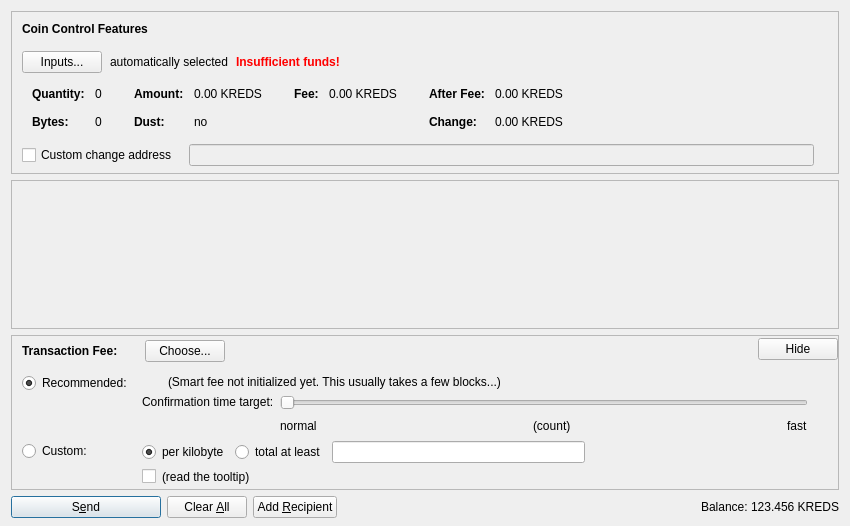
<?xml version="1.0" encoding="UTF-8"?>
<ui version="4.0">
 <class>SendCoinsDialog</class>
 <widget class="QDialog" name="SendCoinsDialog">
  <property name="geometry">
   <rect>
    <x>0</x>
    <y>0</y>
    <width>850</width>
    <height>526</height>
   </rect>
  </property>
  <property name="windowTitle">
   <string>Send Coins</string>
  </property>
  <layout class="QVBoxLayout" name="verticalLayout" stretch="0,1,0,0">
   <property name="bottomMargin">
    <number>8</number>
   </property>
   <item>
    <widget class="QFrame" name="frameCoinControl">
     <property name="sizePolicy">
      <sizepolicy hsizetype="Expanding" vsizetype="Expanding">
       <horstretch>0</horstretch>
       <verstretch>0</verstretch>
      </sizepolicy>
     </property>
     <property name="maximumSize">
      <size>
       <width>16777215</width>
       <height>16777215</height>
      </size>
     </property>
     <property name="frameShape">
      <enum>QFrame::StyledPanel</enum>
     </property>
     <property name="frameShadow">
      <enum>QFrame::Sunken</enum>
     </property>
     <layout class="QVBoxLayout" name="verticalLayoutCoinControl2">
      <property name="spacing">
       <number>0</number>
      </property>
      <property name="leftMargin">
       <number>0</number>
      </property>
      <property name="topMargin">
       <number>0</number>
      </property>
      <property name="rightMargin">
       <number>0</number>
      </property>
      <property name="bottomMargin">
       <number>6</number>
      </property>
      <item>
       <layout class="QVBoxLayout" name="verticalLayoutCoinControl" stretch="0,0,0,0,1">
        <property name="spacing">
         <number>0</number>
        </property>
        <property name="leftMargin">
         <number>10</number>
        </property>
        <property name="topMargin">
         <number>10</number>
        </property>
        <item>
         <layout class="QHBoxLayout" name="horizontalLayoutCoinControl1">
          <property name="bottomMargin">
           <number>15</number>
          </property>
          <item>
           <widget class="QLabel" name="labelCoinControlFeatures">
            <property name="sizePolicy">
             <sizepolicy hsizetype="Preferred" vsizetype="Maximum">
              <horstretch>0</horstretch>
              <verstretch>0</verstretch>
             </sizepolicy>
            </property>
            <property name="font">
             <font>
              <weight>75</weight>
              <bold>true</bold>
             </font>
            </property>
            <property name="styleSheet">
             <string notr="true">font-weight:bold;</string>
            </property>
            <property name="text">
             <string>Coin Control Features</string>
            </property>
           </widget>
          </item>
         </layout>
        </item>
        <item>
         <layout class="QHBoxLayout" name="horizontalLayoutCoinControl2" stretch="0,0,0,0">
          <property name="spacing">
           <number>8</number>
          </property>
          <property name="bottomMargin">
           <number>10</number>
          </property>
          <item>
           <widget class="QPushButton" name="pushButtonCoinControl">
            <property name="styleSheet">
             <string notr="true"/>
            </property>
            <property name="text">
             <string>Inputs...</string>
            </property>
            <property name="autoDefault">
             <bool>false</bool>
            </property>
           </widget>
          </item>
          <item>
           <widget class="QLabel" name="labelCoinControlAutomaticallySelected">
            <property name="text">
             <string>automatically selected</string>
            </property>
            <property name="margin">
             <number>5</number>
            </property>
           </widget>
          </item>
          <item>
           <widget class="QLabel" name="labelCoinControlInsuffFunds">
            <property name="font">
             <font>
              <weight>75</weight>
              <bold>true</bold>
             </font>
            </property>
            <property name="styleSheet">
             <string notr="true">color:red;font-weight:bold;</string>
            </property>
            <property name="text">
             <string>Insufficient funds!</string>
            </property>
            <property name="margin">
             <number>5</number>
            </property>
           </widget>
          </item>
          <item>
           <spacer name="horizontalSpacerCoinControl">
            <property name="orientation">
             <enum>Qt::Horizontal</enum>
            </property>
            <property name="sizeHint" stdset="0">
             <size>
              <width>40</width>
              <height>1</height>
             </size>
            </property>
           </spacer>
          </item>
         </layout>
        </item>
        <item>
         <widget class="QWidget" name="widgetCoinControl" native="true">
          <property name="sizePolicy">
           <sizepolicy hsizetype="Preferred" vsizetype="Preferred">
            <horstretch>0</horstretch>
            <verstretch>0</verstretch>
           </sizepolicy>
          </property>
          <property name="minimumSize">
           <size>
            <width>0</width>
            <height>0</height>
           </size>
          </property>
          <property name="styleSheet">
           <string notr="true"/>
          </property>
          <layout class="QHBoxLayout" name="horizontalLayoutCoinControl5">
           <property name="leftMargin">
            <number>0</number>
           </property>
           <property name="topMargin">
            <number>0</number>
           </property>
           <property name="rightMargin">
            <number>0</number>
           </property>
           <property name="bottomMargin">
            <number>0</number>
           </property>
           <item>
            <layout class="QHBoxLayout" name="horizontalLayoutCoinControl3" stretch="0,0,0,1">
             <property name="spacing">
              <number>20</number>
             </property>
             <property name="topMargin">
              <number>0</number>
             </property>
             <property name="bottomMargin">
              <number>10</number>
             </property>
             <item>
              <layout class="QFormLayout" name="formLayoutCoinControl1">
               <property name="horizontalSpacing">
                <number>10</number>
               </property>
               <property name="verticalSpacing">
                <number>14</number>
               </property>
               <property name="leftMargin">
                <number>10</number>
               </property>
               <property name="topMargin">
                <number>4</number>
               </property>
               <property name="rightMargin">
                <number>6</number>
               </property>
               <item row="0" column="0">
                <widget class="QLabel" name="labelCoinControlQuantityText">
                 <property name="font">
                  <font>
                   <weight>75</weight>
                   <bold>true</bold>
                  </font>
                 </property>
                 <property name="text">
                  <string>Quantity:</string>
                 </property>
                 <property name="margin">
                  <number>0</number>
                 </property>
                </widget>
               </item>
               <item row="0" column="1">
                <widget class="QLabel" name="labelCoinControlQuantity">
                 <property name="cursor">
                  <cursorShape>IBeamCursor</cursorShape>
                 </property>
                 <property name="contextMenuPolicy">
                  <enum>Qt::ActionsContextMenu</enum>
                 </property>
                 <property name="text">
                  <string notr="true">0</string>
                 </property>
                 <property name="margin">
                  <number>0</number>
                 </property>
                 <property name="textInteractionFlags">
                  <set>Qt::LinksAccessibleByMouse|Qt::TextSelectableByKeyboard|Qt::TextSelectableByMouse</set>
                 </property>
                </widget>
               </item>
               <item row="1" column="0">
                <widget class="QLabel" name="labelCoinControlBytesText">
                 <property name="font">
                  <font>
                   <weight>75</weight>
                   <bold>true</bold>
                  </font>
                 </property>
                 <property name="text">
                  <string>Bytes:</string>
                 </property>
                </widget>
               </item>
               <item row="1" column="1">
                <widget class="QLabel" name="labelCoinControlBytes">
                 <property name="cursor">
                  <cursorShape>IBeamCursor</cursorShape>
                 </property>
                 <property name="contextMenuPolicy">
                  <enum>Qt::ActionsContextMenu</enum>
                 </property>
                 <property name="text">
                  <string notr="true">0</string>
                 </property>
                 <property name="textInteractionFlags">
                  <set>Qt::LinksAccessibleByMouse|Qt::TextSelectableByKeyboard|Qt::TextSelectableByMouse</set>
                 </property>
                </widget>
               </item>
              </layout>
             </item>
             <item>
              <layout class="QFormLayout" name="formLayoutCoinControl2">
               <property name="horizontalSpacing">
                <number>10</number>
               </property>
               <property name="verticalSpacing">
                <number>14</number>
               </property>
               <property name="leftMargin">
                <number>6</number>
               </property>
               <property name="topMargin">
                <number>4</number>
               </property>
               <property name="rightMargin">
                <number>6</number>
               </property>
               <item row="0" column="0">
                <widget class="QLabel" name="labelCoinControlAmountText">
                 <property name="font">
                  <font>
                   <weight>75</weight>
                   <bold>true</bold>
                  </font>
                 </property>
                 <property name="text">
                  <string>Amount:</string>
                 </property>
                 <property name="margin">
                  <number>0</number>
                 </property>
                </widget>
               </item>
               <item row="0" column="1">
                <widget class="QLabel" name="labelCoinControlAmount">
                 <property name="cursor">
                  <cursorShape>IBeamCursor</cursorShape>
                 </property>
                 <property name="contextMenuPolicy">
                  <enum>Qt::ActionsContextMenu</enum>
                 </property>
                 <property name="text">
                  <string notr="true">0.00 KREDS</string>
                 </property>
                 <property name="textInteractionFlags">
                  <set>Qt::LinksAccessibleByMouse|Qt::TextSelectableByKeyboard|Qt::TextSelectableByMouse</set>
                 </property>
                </widget>
               </item>
               <item row="1" column="0">
                <widget class="QLabel" name="labelCoinControlLowOutputText">
                 <property name="font">
                  <font>
                   <weight>75</weight>
                   <bold>true</bold>
                  </font>
                 </property>
                 <property name="text">
                  <string>Dust:</string>
                 </property>
                </widget>
               </item>
               <item row="1" column="1">
                <widget class="QLabel" name="labelCoinControlLowOutput">
                 <property name="cursor">
                  <cursorShape>IBeamCursor</cursorShape>
                 </property>
                 <property name="contextMenuPolicy">
                  <enum>Qt::ActionsContextMenu</enum>
                 </property>
                 <property name="text">
                  <string notr="true">no</string>
                 </property>
                 <property name="textInteractionFlags">
                  <set>Qt::LinksAccessibleByMouse|Qt::TextSelectableByKeyboard|Qt::TextSelectableByMouse</set>
                 </property>
                </widget>
               </item>
              </layout>
             </item>
             <item>
              <layout class="QFormLayout" name="formLayoutCoinControl3">
               <property name="horizontalSpacing">
                <number>10</number>
               </property>
               <property name="verticalSpacing">
                <number>14</number>
               </property>
               <property name="leftMargin">
                <number>6</number>
               </property>
               <property name="topMargin">
                <number>4</number>
               </property>
               <property name="rightMargin">
                <number>6</number>
               </property>
               <item row="0" column="0">
                <widget class="QLabel" name="labelCoinControlFeeText">
                 <property name="font">
                  <font>
                   <weight>75</weight>
                   <bold>true</bold>
                  </font>
                 </property>
                 <property name="text">
                  <string>Fee:</string>
                 </property>
                 <property name="margin">
                  <number>0</number>
                 </property>
                </widget>
               </item>
               <item row="0" column="1">
                <widget class="QLabel" name="labelCoinControlFee">
                 <property name="cursor">
                  <cursorShape>IBeamCursor</cursorShape>
                 </property>
                 <property name="contextMenuPolicy">
                  <enum>Qt::ActionsContextMenu</enum>
                 </property>
                 <property name="text">
                  <string notr="true">0.00 KREDS</string>
                 </property>
                 <property name="textInteractionFlags">
                  <set>Qt::LinksAccessibleByMouse|Qt::TextSelectableByKeyboard|Qt::TextSelectableByMouse</set>
                 </property>
                </widget>
               </item>
              </layout>
             </item>
             <item>
              <layout class="QFormLayout" name="formLayoutCoinControl4">
               <property name="horizontalSpacing">
                <number>10</number>
               </property>
               <property name="verticalSpacing">
                <number>14</number>
               </property>
               <property name="leftMargin">
                <number>6</number>
               </property>
               <property name="topMargin">
                <number>4</number>
               </property>
               <property name="rightMargin">
                <number>6</number>
               </property>
               <item row="0" column="0">
                <widget class="QLabel" name="labelCoinControlAfterFeeText">
                 <property name="font">
                  <font>
                   <weight>75</weight>
                   <bold>true</bold>
                  </font>
                 </property>
                 <property name="text">
                  <string>After Fee:</string>
                 </property>
                 <property name="margin">
                  <number>0</number>
                 </property>
                </widget>
               </item>
               <item row="0" column="1">
                <widget class="QLabel" name="labelCoinControlAfterFee">
                 <property name="cursor">
                  <cursorShape>IBeamCursor</cursorShape>
                 </property>
                 <property name="contextMenuPolicy">
                  <enum>Qt::ActionsContextMenu</enum>
                 </property>
                 <property name="text">
                  <string notr="true">0.00 KREDS</string>
                 </property>
                 <property name="textInteractionFlags">
                  <set>Qt::LinksAccessibleByMouse|Qt::TextSelectableByKeyboard|Qt::TextSelectableByMouse</set>
                 </property>
                </widget>
               </item>
               <item row="1" column="0">
                <widget class="QLabel" name="labelCoinControlChangeText">
                 <property name="font">
                  <font>
                   <weight>75</weight>
                   <bold>true</bold>
                  </font>
                 </property>
                 <property name="text">
                  <string>Change:</string>
                 </property>
                </widget>
               </item>
               <item row="1" column="1">
                <widget class="QLabel" name="labelCoinControlChange">
                 <property name="cursor">
                  <cursorShape>IBeamCursor</cursorShape>
                 </property>
                 <property name="contextMenuPolicy">
                  <enum>Qt::ActionsContextMenu</enum>
                 </property>
                 <property name="text">
                  <string notr="true">0.00 KREDS</string>
                 </property>
                 <property name="textInteractionFlags">
                  <set>Qt::LinksAccessibleByMouse|Qt::TextSelectableByKeyboard|Qt::TextSelectableByMouse</set>
                 </property>
                </widget>
               </item>
              </layout>
             </item>
            </layout>
           </item>
          </layout>
         </widget>
        </item>
        <item>
         <layout class="QHBoxLayout" name="horizontalLayoutCoinControl4" stretch="0,0,0">
          <property name="spacing">
           <number>12</number>
          </property>
          <property name="sizeConstraint">
           <enum>QLayout::SetDefaultConstraint</enum>
          </property>
          <property name="topMargin">
           <number>5</number>
          </property>
          <property name="rightMargin">
           <number>5</number>
          </property>
          <item>
           <widget class="QCheckBox" name="checkBoxCoinControlChange">
            <property name="toolTip">
             <string>If this is activated, but the change address is empty or invalid, change will be sent to a newly generated address.</string>
            </property>
            <property name="text">
             <string>Custom change address</string>
            </property>
           </widget>
          </item>
          <item>
           <widget class="QValidatedLineEdit" name="lineEditCoinControlChange">
            <property name="enabled">
             <bool>false</bool>
            </property>
            <property name="sizePolicy">
             <sizepolicy hsizetype="Expanding" vsizetype="Fixed">
              <horstretch>0</horstretch>
              <verstretch>0</verstretch>
             </sizepolicy>
            </property>
           </widget>
          </item>
          <item>
           <widget class="QLabel" name="labelCoinControlChangeLabel">
            <property name="sizePolicy">
             <sizepolicy hsizetype="Preferred" vsizetype="Expanding">
              <horstretch>0</horstretch>
              <verstretch>0</verstretch>
             </sizepolicy>
            </property>
            <property name="minimumSize">
             <size>
              <width>0</width>
              <height>0</height>
             </size>
            </property>
            <property name="text">
             <string/>
            </property>
            <property name="margin">
             <number>3</number>
            </property>
           </widget>
          </item>
         </layout>
        </item>
        <item>
         <spacer name="verticalSpacerCoinControl">
          <property name="orientation">
           <enum>Qt::Vertical</enum>
          </property>
          <property name="sizeHint" stdset="0">
           <size>
            <width>800</width>
            <height>1</height>
           </size>
          </property>
         </spacer>
        </item>
       </layout>
      </item>
     </layout>
    </widget>
   </item>
   <item>
    <widget class="QScrollArea" name="scrollArea">
     <property name="widgetResizable">
      <bool>true</bool>
     </property>
     <widget class="QWidget" name="scrollAreaWidgetContents">
      <property name="geometry">
       <rect>
        <x>0</x>
        <y>0</y>
        <width>830</width>
        <height>104</height>
       </rect>
      </property>
      <layout class="QVBoxLayout" name="verticalLayout_2" stretch="0,1">
       <property name="leftMargin">
        <number>0</number>
       </property>
       <property name="topMargin">
        <number>0</number>
       </property>
       <property name="rightMargin">
        <number>0</number>
       </property>
       <property name="bottomMargin">
        <number>0</number>
       </property>
       <item>
        <layout class="QVBoxLayout" name="entries">
         <property name="spacing">
          <number>6</number>
         </property>
        </layout>
       </item>
       <item>
        <spacer name="verticalSpacer">
         <property name="orientation">
          <enum>Qt::Vertical</enum>
         </property>
         <property name="sizeHint" stdset="0">
          <size>
           <width>20</width>
           <height>40</height>
          </size>
         </property>
        </spacer>
       </item>
      </layout>
     </widget>
    </widget>
   </item>
   <item>
    <widget class="QFrame" name="frameFee">
     <property name="sizePolicy">
      <sizepolicy hsizetype="Expanding" vsizetype="Expanding">
       <horstretch>0</horstretch>
       <verstretch>0</verstretch>
      </sizepolicy>
     </property>
     <property name="maximumSize">
      <size>
       <width>16777215</width>
       <height>16777215</height>
      </size>
     </property>
     <property name="frameShape">
      <enum>QFrame::StyledPanel</enum>
     </property>
     <property name="frameShadow">
      <enum>QFrame::Sunken</enum>
     </property>
     <layout class="QVBoxLayout" name="verticalLayoutFee1">
      <property name="spacing">
       <number>0</number>
      </property>
      <property name="leftMargin">
       <number>0</number>
      </property>
      <property name="topMargin">
       <number>0</number>
      </property>
      <property name="rightMargin">
       <number>0</number>
      </property>
      <property name="bottomMargin">
       <number>0</number>
      </property>
      <item>
       <layout class="QVBoxLayout" name="verticalLayoutFee2" stretch="0,0,0">
        <property name="spacing">
         <number>0</number>
        </property>
        <property name="leftMargin">
         <number>10</number>
        </property>
        <property name="topMargin">
         <number>0</number>
        </property>
        <item>
         <layout class="QHBoxLayout" name="horizontalLayoutFee1">
          <property name="bottomMargin">
           <number>0</number>
          </property>
          <item>
           <layout class="QVBoxLayout" name="verticalLayoutFee7">
            <property name="spacing">
             <number>0</number>
            </property>
            <item>
             <spacer name="verticalSpacerSmartFee">
              <property name="orientation">
               <enum>Qt::Vertical</enum>
              </property>
              <property name="sizeType">
               <enum>QSizePolicy::Fixed</enum>
              </property>
              <property name="sizeHint" stdset="0">
               <size>
                <width>1</width>
                <height>4</height>
               </size>
              </property>
             </spacer>
            </item>
            <item>
             <layout class="QHBoxLayout" name="horizontalLayoutSmartFee">
              <property name="spacing">
               <number>10</number>
              </property>
              <item>
               <widget class="QLabel" name="labelFeeHeadline">
                <property name="sizePolicy">
                 <sizepolicy hsizetype="Preferred" vsizetype="Maximum">
                  <horstretch>0</horstretch>
                  <verstretch>0</verstretch>
                 </sizepolicy>
                </property>
                <property name="font">
                 <font>
                  <weight>75</weight>
                  <bold>true</bold>
                 </font>
                </property>
                <property name="styleSheet">
                 <string notr="true">font-weight:bold;</string>
                </property>
                <property name="text">
                 <string>Transaction Fee:</string>
                </property>
               </widget>
              </item>
              <item>
               <widget class="QLabel" name="labelFeeMinimized">
                <property name="text">
                 <string/>
                </property>
               </widget>
              </item>
              <item>
               <widget class="QPushButton" name="buttonChooseFee">
                <property name="text">
                 <string>Choose...</string>
                </property>
               </widget>
              </item>
             </layout>
            </item>
            <item>
             <spacer name="verticalSpacer_5">
              <property name="orientation">
               <enum>Qt::Vertical</enum>
              </property>
              <property name="sizeHint" stdset="0">
               <size>
                <width>1</width>
                <height>1</height>
               </size>
              </property>
             </spacer>
            </item>
           </layout>
          </item>
          <item>
           <spacer name="horizontalSpacer_4">
            <property name="orientation">
             <enum>Qt::Horizontal</enum>
            </property>
            <property name="sizeHint" stdset="0">
             <size>
              <width>40</width>
              <height>20</height>
             </size>
            </property>
           </spacer>
          </item>
          <item>
           <widget class="QPushButton" name="buttonMinimizeFee">
            <property name="toolTip">
             <string>collapse fee-settings</string>
            </property>
            <property name="text">
             <string>Hide</string>
            </property>
           </widget>
          </item>
         </layout>
        </item>
        <item>
         <widget class="QFrame" name="frameFeeSelection">
          <layout class="QVBoxLayout" name="verticalLayoutFee12">
           <property name="spacing">
            <number>0</number>
           </property>
           <property name="leftMargin">
            <number>0</number>
           </property>
           <property name="topMargin">
            <number>0</number>
           </property>
           <property name="rightMargin">
            <number>0</number>
           </property>
           <property name="bottomMargin">
            <number>0</number>
           </property>
           <item>
            <layout class="QGridLayout" name="gridLayoutFee">
             <property name="topMargin">
              <number>10</number>
             </property>
             <property name="bottomMargin">
              <number>4</number>
             </property>
             <property name="horizontalSpacing">
              <number>10</number>
             </property>
             <property name="verticalSpacing">
              <number>4</number>
             </property>
             <item row="1" column="1">
              <layout class="QVBoxLayout" name="verticalLayoutFee8">
               <property name="spacing">
                <number>6</number>
               </property>
               <item>
                <layout class="QHBoxLayout" name="horizontalLayoutFee13">
                 <item>
                  <widget class="QRadioButton" name="radioCustomPerKilobyte">
                   <property name="toolTip">
                    <string>If the custom fee is set to 1000 satoshis and the transaction is only 250 bytes, then &quot;per kilobyte&quot; only pays 250 satoshis in fee, while &quot;total at least&quot; pays 1000 satoshis. For transactions bigger than a kilobyte both pay by kilobyte.</string>
                   </property>
                   <property name="text">
                    <string>per kilobyte</string>
                   </property>
                   <property name="checked">
                    <bool>true</bool>
                   </property>
                   <attribute name="buttonGroup">
                    <string notr="true">groupCustomFee</string>
                   </attribute>
                  </widget>
                 </item>
                 <item>
                  <widget class="QRadioButton" name="radioCustomAtLeast">
                   <property name="toolTip">
                    <string>If the custom fee is set to 1000 satoshis and the transaction is only 250 bytes, then &quot;per kilobyte&quot; only pays 250 satoshis in fee, while &quot;total at least&quot; pays 1000 satoshis. For transactions bigger than a kilobyte both pay by kilobyte.</string>
                   </property>
                   <property name="text">
                    <string>total at least</string>
                   </property>
                   <attribute name="buttonGroup">
                    <string notr="true">groupCustomFee</string>
                   </attribute>
                  </widget>
                 </item>
                 <item>
                  <widget class="KredsAmountField" name="customFee"/>
                 </item>
                 <item>
                  <spacer name="horizontalSpacer_6">
                   <property name="orientation">
                    <enum>Qt::Horizontal</enum>
                   </property>
                   <property name="sizeHint" stdset="0">
                    <size>
                     <width>1</width>
                     <height>1</height>
                    </size>
                   </property>
                  </spacer>
                 </item>
                </layout>
               </item>
               <item>
                <layout class="QHBoxLayout" name="horizontalLayoutFee8">
                 <item>
                  <widget class="QCheckBox" name="checkBoxMinimumFee">
                   <property name="toolTip">
                    <string>Paying only the minimum fee is just fine as long as there is less transaction volume than space in the blocks. But be aware that this can end up in a never confirming transaction once there is more demand for kreds transactions than the network can process.</string>
                   </property>
                   <property name="text">
                    <string/>
                   </property>
                  </widget>
                 </item>
                 <item>
                  <widget class="QLabel" name="labelMinFeeWarning">
                   <property name="enabled">
                    <bool>true</bool>
                   </property>
                   <property name="toolTip">
                    <string>Paying only the minimum fee is just fine as long as there is less transaction volume than space in the blocks. But be aware that this can end up in a never confirming transaction once there is more demand for kreds transactions than the network can process.</string>
                   </property>
                   <property name="text">
                    <string>(read the tooltip)</string>
                   </property>
                   <property name="margin">
                    <number>5</number>
                   </property>
                  </widget>
                 </item>
                 <item>
                  <spacer name="horizontalSpacer_2">
                   <property name="orientation">
                    <enum>Qt::Horizontal</enum>
                   </property>
                   <property name="sizeHint" stdset="0">
                    <size>
                     <width>1</width>
                     <height>1</height>
                    </size>
                   </property>
                  </spacer>
                 </item>
                </layout>
               </item>
              </layout>
             </item>
             <item row="0" column="0">
              <layout class="QVBoxLayout" name="verticalLayoutFee4" stretch="0,1">
               <item>
                <widget class="QRadioButton" name="radioSmartFee">
                 <property name="text">
                  <string>Recommended:</string>
                 </property>
                 <property name="checked">
                  <bool>true</bool>
                 </property>
                 <attribute name="buttonGroup">
                  <string notr="true">groupFee</string>
                 </attribute>
                </widget>
               </item>
               <item>
                <spacer name="verticalSpacer_2">
                 <property name="orientation">
                  <enum>Qt::Vertical</enum>
                 </property>
                 <property name="sizeHint" stdset="0">
                  <size>
                   <width>1</width>
                   <height>1</height>
                  </size>
                 </property>
                </spacer>
               </item>
              </layout>
             </item>
             <item row="1" column="0">
              <layout class="QVBoxLayout" name="verticalLayoutFee9" stretch="0,1">
               <item>
                <widget class="QRadioButton" name="radioCustomFee">
                 <property name="text">
                  <string>Custom:</string>
                 </property>
                 <attribute name="buttonGroup">
                  <string notr="true">groupFee</string>
                 </attribute>
                </widget>
               </item>
               <item>
                <spacer name="verticalSpacer_6">
                 <property name="orientation">
                  <enum>Qt::Vertical</enum>
                 </property>
                 <property name="sizeHint" stdset="0">
                  <size>
                   <width>1</width>
                   <height>1</height>
                  </size>
                 </property>
                </spacer>
               </item>
              </layout>
             </item>
             <item row="0" column="1">
              <layout class="QVBoxLayout" name="verticalLayoutFee3" stretch="0,0,1">
               <property name="spacing">
                <number>6</number>
               </property>
               <property name="topMargin">
                <number>2</number>
               </property>
               <item>
                <layout class="QHBoxLayout" name="horizontalLayoutFee12">
                 <item>
                  <widget class="QLabel" name="labelSmartFee">
                   <property name="text">
                    <string/>
                   </property>
                   <property name="margin">
                    <number>2</number>
                   </property>
                  </widget>
                 </item>
                 <item>
                  <widget class="QLabel" name="labelFeeEstimation">
                   <property name="text">
                    <string/>
                   </property>
                  </widget>
                 </item>
                 <item>
                  <widget class="QLabel" name="labelSmartFee2">
                   <property name="text">
                    <string>(Smart fee not initialized yet. This usually takes a few blocks...)</string>
                   </property>
                   <property name="margin">
                    <number>2</number>
                   </property>
                  </widget>
                 </item>
                 <item>
                  <spacer name="horizontalSpacer_5">
                   <property name="orientation">
                    <enum>Qt::Horizontal</enum>
                   </property>
                   <property name="sizeHint" stdset="0">
                    <size>
                     <width>1</width>
                     <height>1</height>
                    </size>
                   </property>
                  </spacer>
                 </item>
                </layout>
               </item>
               <item>
                <layout class="QHBoxLayout" name="horizontalLayoutFee9">
                 <item>
                  <layout class="QVBoxLayout" name="verticalLayoutFee6">
                   <item>
                    <widget class="QLabel" name="labelSmartFee3">
                     <property name="text">
                      <string>Confirmation time target:</string>
                     </property>
                     <property name="margin">
                      <number>2</number>
                     </property>
                    </widget>
                   </item>
                   <item>
                    <spacer name="verticalSpacer_3">
                     <property name="orientation">
                      <enum>Qt::Vertical</enum>
                     </property>
                     <property name="sizeHint" stdset="0">
                      <size>
                       <width>1</width>
                       <height>1</height>
                      </size>
                     </property>
                    </spacer>
                   </item>
                  </layout>
                 </item>
                 <item>
                  <layout class="QVBoxLayout" name="verticalLayoutFee5">
                   <property name="rightMargin">
                    <number>30</number>
                   </property>
                   <item>
                    <widget class="QSlider" name="sliderSmartFee">
                     <property name="minimum">
                      <number>0</number>
                     </property>
                     <property name="maximum">
                      <number>23</number>
                     </property>
                     <property name="pageStep">
                      <number>1</number>
                     </property>
                     <property name="value">
                      <number>0</number>
                     </property>
                     <property name="orientation">
                      <enum>Qt::Horizontal</enum>
                     </property>
                     <property name="invertedAppearance">
                      <bool>false</bool>
                     </property>
                     <property name="invertedControls">
                      <bool>false</bool>
                     </property>
                     <property name="tickPosition">
                      <enum>QSlider::NoTicks</enum>
                     </property>
                    </widget>
                   </item>
                   <item>
                    <layout class="QHBoxLayout" name="horizontalLayoutFee10">
                     <item>
                      <widget class="QLabel" name="labelSmartFeeNormal">
                       <property name="text">
                        <string>normal</string>
                       </property>
                      </widget>
                     </item>
                     <item>
                      <spacer name="horizontalSpacer_7">
                       <property name="orientation">
                        <enum>Qt::Horizontal</enum>
                       </property>
                       <property name="sizeHint" stdset="0">
                        <size>
                         <width>40</width>
                         <height>20</height>
                        </size>
                       </property>
                      </spacer>
                     </item>
                     <item>
                      <widget class="QLabel" name="confirmationTargetLabel">
                       <property name="text">
                        <string notr="true">(count)</string>
                       </property>
                      </widget>
                     </item>
                     <item>
                      <spacer name="horizontalSpacer_3">
                       <property name="orientation">
                        <enum>Qt::Horizontal</enum>
                       </property>
                       <property name="sizeHint" stdset="0">
                        <size>
                         <width>40</width>
                         <height>20</height>
                        </size>
                       </property>
                      </spacer>
                     </item>
                     <item>
                      <widget class="QLabel" name="labelSmartFeeFast">
                       <property name="text">
                        <string>fast</string>
                       </property>
                      </widget>
                     </item>
                    </layout>
                   </item>
                  </layout>
                 </item>
                </layout>
               </item>
               <item>
                <spacer name="verticalSpacer_4">
                 <property name="orientation">
                  <enum>Qt::Vertical</enum>
                 </property>
                 <property name="sizeHint" stdset="0">
                  <size>
                   <width>1</width>
                   <height>1</height>
                  </size>
                 </property>
                </spacer>
               </item>
              </layout>
             </item>
            </layout>
           </item>
          </layout>
         </widget>
        </item>
        <item>
         <spacer name="verticalSpacerFee">
          <property name="orientation">
           <enum>Qt::Vertical</enum>
          </property>
          <property name="sizeHint" stdset="0">
           <size>
            <width>800</width>
            <height>1</height>
           </size>
          </property>
         </spacer>
        </item>
       </layout>
      </item>
     </layout>
    </widget>
   </item>
   <item>
    <layout class="QHBoxLayout" name="horizontalLayout">
     <item>
      <widget class="QPushButton" name="sendButton">
       <property name="minimumSize">
        <size>
         <width>150</width>
         <height>0</height>
        </size>
       </property>
       <property name="toolTip">
        <string>Confirm the send action</string>
       </property>
       <property name="text">
        <string>S&amp;end</string>
       </property>
       <property name="icon">
        <iconset resource="../kreds.qrc">
         <normaloff>:/icons/send</normaloff>:/icons/send</iconset>
       </property>
       <property name="autoDefault">
        <bool>false</bool>
       </property>
       <property name="default">
        <bool>true</bool>
       </property>
      </widget>
     </item>
     <item>
      <widget class="QPushButton" name="clearButton">
       <property name="sizePolicy">
        <sizepolicy hsizetype="Minimum" vsizetype="Fixed">
         <horstretch>0</horstretch>
         <verstretch>0</verstretch>
        </sizepolicy>
       </property>
       <property name="toolTip">
        <string>Clear all fields of the form.</string>
       </property>
       <property name="text">
        <string>Clear &amp;All</string>
       </property>
       <property name="icon">
        <iconset resource="../kreds.qrc">
         <normaloff>:/icons/remove</normaloff>:/icons/remove</iconset>
       </property>
       <property name="autoDefault">
        <bool>false</bool>
       </property>
      </widget>
     </item>
     <item>
      <widget class="QPushButton" name="addButton">
       <property name="toolTip">
        <string>Send to multiple recipients at once</string>
       </property>
       <property name="text">
        <string>Add &amp;Recipient</string>
       </property>
       <property name="icon">
        <iconset resource="../kreds.qrc">
         <normaloff>:/icons/add</normaloff>:/icons/add</iconset>
       </property>
       <property name="autoDefault">
        <bool>false</bool>
       </property>
      </widget>
     </item>
     <item>
      <spacer name="horizontalSpacer">
       <property name="orientation">
        <enum>Qt::Horizontal</enum>
       </property>
       <property name="sizeHint" stdset="0">
        <size>
         <width>40</width>
         <height>20</height>
        </size>
       </property>
      </spacer>
     </item>
     <item>
      <layout class="QHBoxLayout" name="horizontalLayout_2">
       <property name="spacing">
        <number>3</number>
       </property>
       <item>
        <widget class="QLabel" name="label">
         <property name="sizePolicy">
          <sizepolicy hsizetype="Preferred" vsizetype="Fixed">
           <horstretch>0</horstretch>
           <verstretch>0</verstretch>
          </sizepolicy>
         </property>
         <property name="text">
          <string>Balance:</string>
         </property>
        </widget>
       </item>
       <item>
        <widget class="QLabel" name="labelBalance">
         <property name="sizePolicy">
          <sizepolicy hsizetype="Preferred" vsizetype="Fixed">
           <horstretch>0</horstretch>
           <verstretch>0</verstretch>
          </sizepolicy>
         </property>
         <property name="cursor">
          <cursorShape>IBeamCursor</cursorShape>
         </property>
         <property name="text">
          <string notr="true">123.456 KREDS</string>
         </property>
         <property name="textInteractionFlags">
          <set>Qt::LinksAccessibleByMouse|Qt::TextSelectableByKeyboard|Qt::TextSelectableByMouse</set>
         </property>
        </widget>
       </item>
      </layout>
     </item>
    </layout>
   </item>
  </layout>
 </widget>
 <customwidgets>
  <customwidget>
   <class>QValidatedLineEdit</class>
   <extends>QLineEdit</extends>
   <header>qvalidatedlineedit.h</header>
  </customwidget>
  <customwidget>
   <class>KredsAmountField</class>
   <extends>QLineEdit</extends>
   <header>kredsamountfield.h</header>
   <container>1</container>
  </customwidget>
 </customwidgets>
 <resources>
  <include location="../kreds.qrc"/>
 </resources>
 <connections/>
 <buttongroups>
  <buttongroup name="groupFee"/>
  <buttongroup name="groupCustomFee"/>
 </buttongroups>
</ui>
